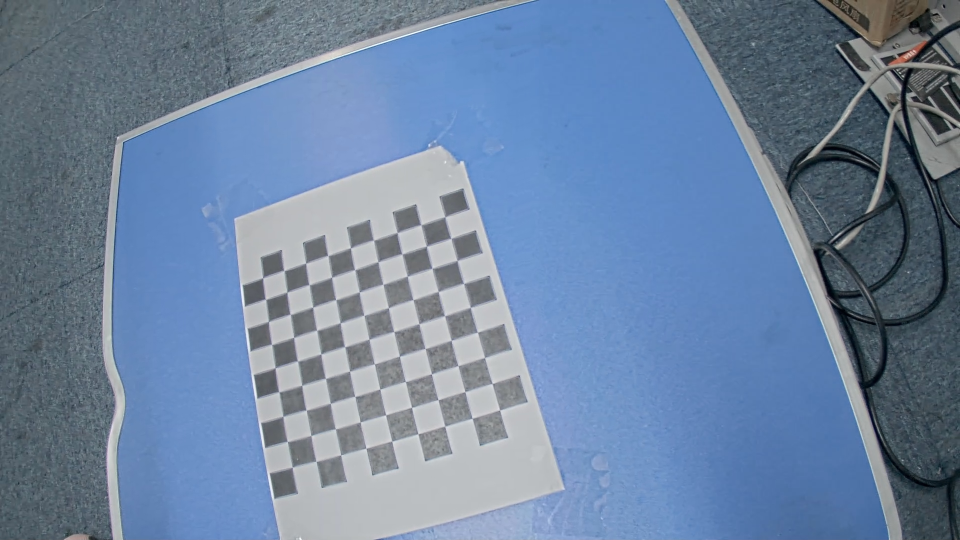
#> input picture Camera-video2/04-23camera/snapshot_2023_04_23_12_59_35.jpg, 1920 x 1080 px (shown at 1/2 size)
$ python calibrateCamera.py
#> lines starting #> are read from the running program, lines starting #| are printed output that depends on the picture; after the words box and inside, x2 and y2 are one past the last pixel; in counts of white or black regions, pixels touching at a corner belong together

# 运行程序获取内参
# https://blog.csdn.net/qq_51116518/article/details/126065796
import cv2
import numpy as np
import glob

# 找棋盘格角点
# 设置寻找亚像素角点的参数，采用的停止准则是最大循环次数30和最大误差容限0.001
criteria = (cv2.TERM_CRITERIA_EPS + cv2.TERM_CRITERIA_MAX_ITER, 30, 0.001) # 阈值

#棋盘格模板规格
w = 9   # 10 - 1
h = 9   # 10  - 1

# 世界坐标系中的棋盘格点,例如(0,0,0), (1,0,0), (2,0,0) ....,(8,5,0)，去掉Z坐标，记为二维矩阵
objp = np.zeros((w*h,3), np.float32)
objp[:,:2] = np.mgrid[0:w,0:h].T.reshape(-1,2)
objp = objp*18.1  # 18.1 mm

# 储存棋盘格角点的世界坐标和图像坐标对
objpoints = [] # 在世界坐标系中的三维点
imgpoints = [] # 在图像平面的二维点
#加载pic文件夹下所有的jpg图像
images = glob.glob('04-23camera/*.jpg')  #   拍摄的十几张棋盘图片所在目录

i=0
for fname in images:

    img = cv2.imread(fname)
#> img is the input picture: shape (1080, 1920, 3); mean B, G, R 160.3, 131.3, 109
    # 获取画面中心点
    #获取图像的长宽
    h1, w1 = img.shape[0], img.shape[1]
#> h1 = 1080; w1 = 1920
    gray = cv2.cvtColor(img,cv2.COLOR_BGR2GRAY)
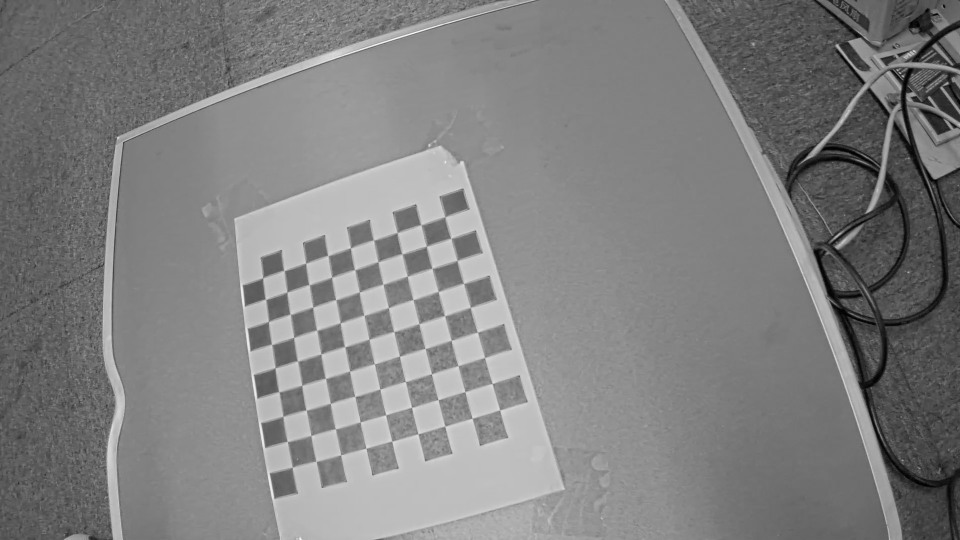
#> gray: shape (1080, 1920) (shown at 1/2 size); min 0, max 254, mean 127.9
    u, v = img.shape[:2]
#> u = 1080; v = 1920
    # 找到棋盘格角点
    ret, corners = cv2.findChessboardCorners(gray, (w,h),None)
#> ret = True; corners = 81 rows, first 8: [890.3, 433.9], [902.3, 476.8], [914.6, 521.5], [927.7, 567.4], [940.8, 615.1], [955.3, 664.7], [969.2, 715.8], [984.8, 767.5]
    # 如果找到足够点对，将其存储起来
    if ret == True:
        print("i:", i)
        i = i+1
        # 在原角点的基础上寻找亚像素角点
        cv2.cornerSubPix(gray,corners,(11,11),(-1,-1),criteria)
        #追加进入世界三维点和平面二维点中
        objpoints.append(objp)
        imgpoints.append(corners)
        # 将角点在图像上显示
        cv2.drawChessboardCorners(img, (w,h), corners, ret)
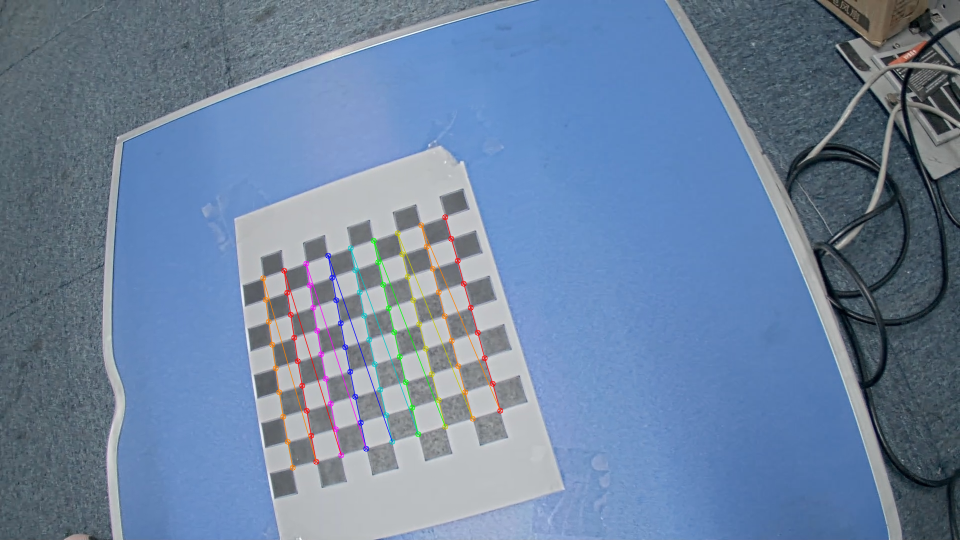
#> img: shape (1080, 1920, 3) (shown at 1/2 size); 1.24% of pixels changed, all inside (x1, y1, x2, y2) = (520, 428, 1007, 942)
        cv2.namedWindow('findCorners', cv2.WINDOW_NORMAL)
        cv2.resizeWindow('findCorners', 640, 480)
        cv2.imshow('findCorners',img)
        cv2.waitKey(0)
#> pass 2 of the loop `for fname in images:`:
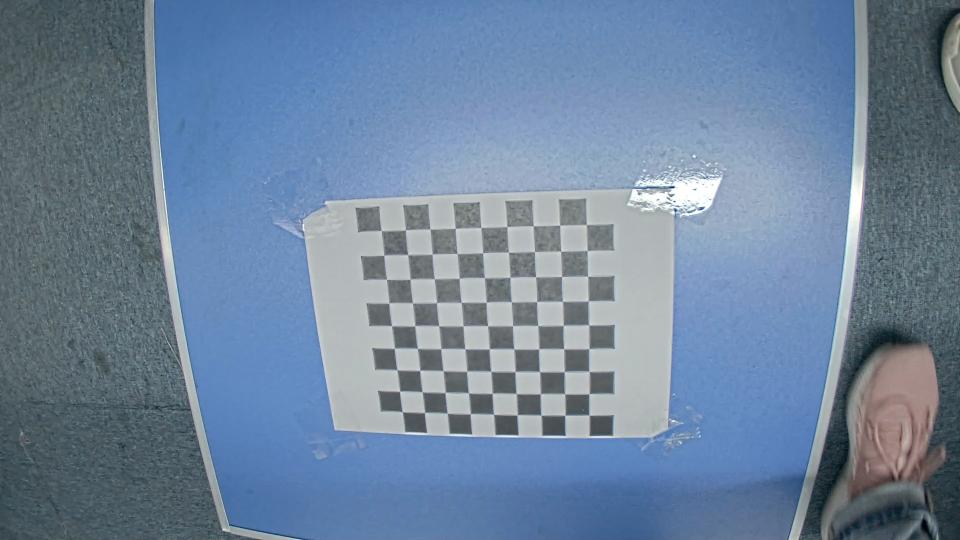
#> input picture Camera-video2/04-23camera/snapshot_2023_04_23_12_59_59.jpg, 1920 x 1080 px (shown at 1/2 size)
#> img is the input picture: shape (1080, 1920, 3); mean B, G, R 156.4, 131.4, 109.6
#> `gray = cv2.cvtColor(img,cv2.COLOR_BGR2GRAY)`:
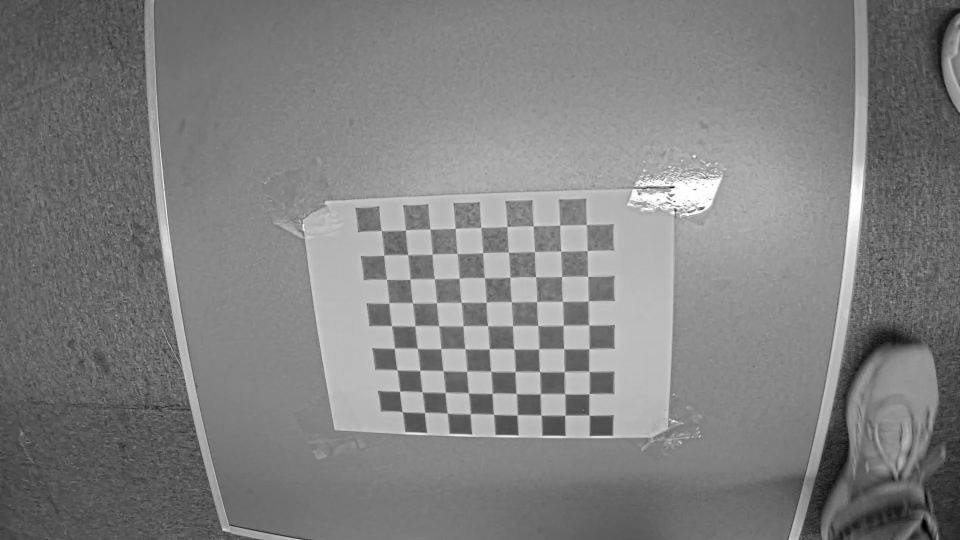
#> gray: shape (1080, 1920) (shown at 1/2 size); min 1, max 255, mean 127.7
#> corners = 81 rows, first 8: [762.8, 461.9], [811.1, 460], [859.9, 458.2], [910.2, 457.4], [962, 455.4], [1013.9, 454], [1066.6, 452.3], [1119.3, 451.2]
#> `cv2.drawChessboardCorners(img, (w,h), corners, ret)`:
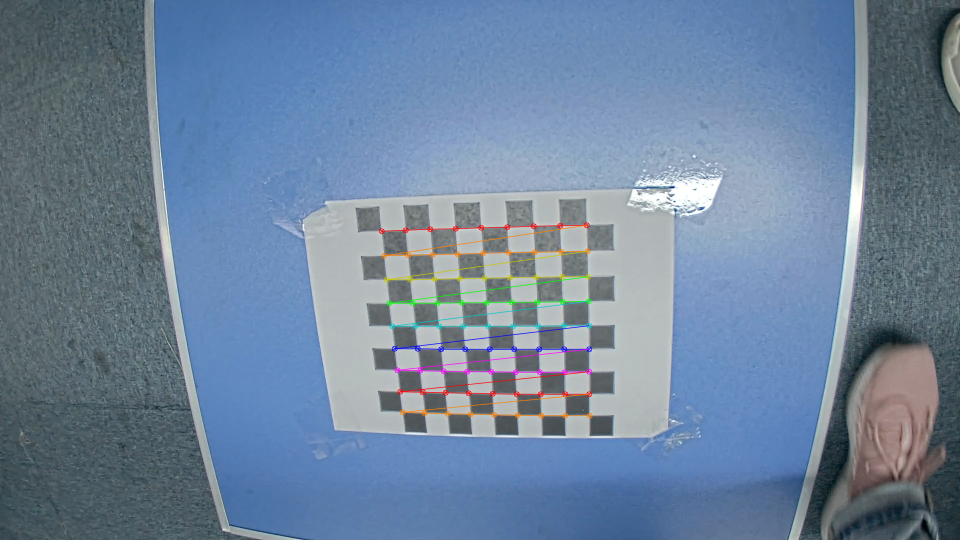
#> img: shape (1080, 1920, 3) (shown at 1/2 size); 1.27% of pixels changed, all inside (x1, y1, x2, y2) = (757, 444, 1186, 838)
#> pass 3 of the loop `for fname in images:`:
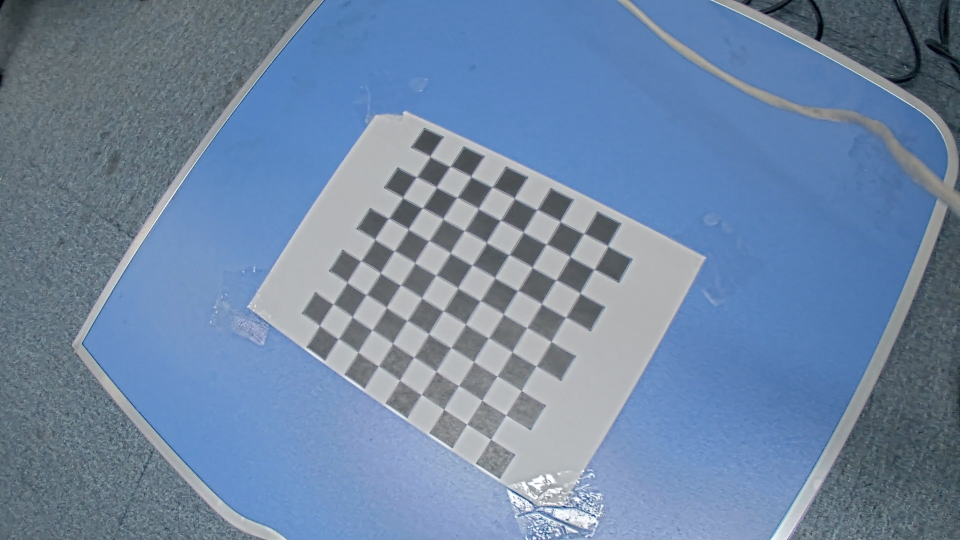
#> input picture Camera-video2/04-23camera/snapshot_2023_04_23_13_00_11.jpg, 1920 x 1080 px (shown at 1/2 size)
#> img is the input picture: shape (1080, 1920, 3); mean B, G, R 163.4, 134.3, 111.3
#> `gray = cv2.cvtColor(img,cv2.COLOR_BGR2GRAY)`:
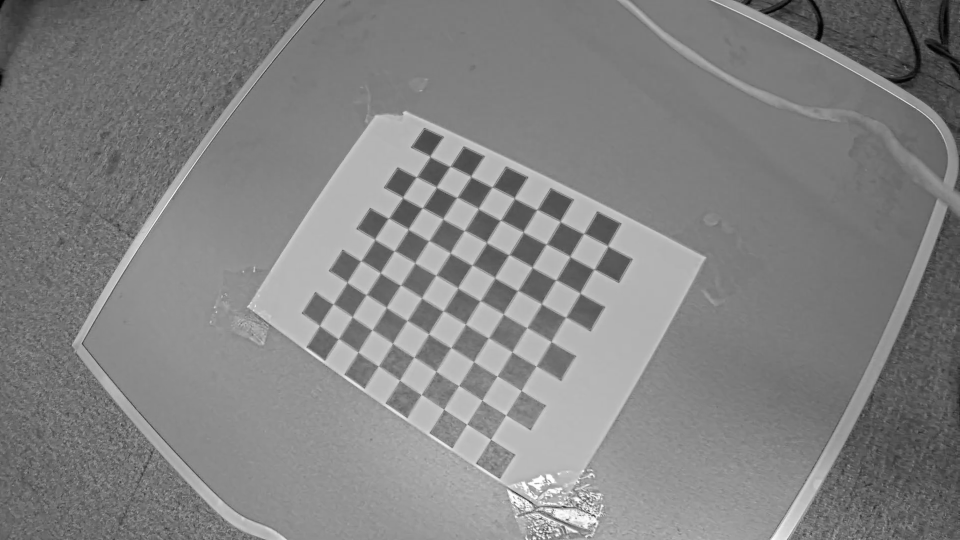
#> gray: shape (1080, 1920) (shown at 1/2 size); min 0, max 255, mean 130.7
#> corners = 81 rows, first 8: [859.8, 313.1], [900.5, 333.3], [942.7, 355.2], [983.3, 374.9], [1028.5, 395.6], [1073.5, 419.8], [1120.2, 442.1], [1166.6, 468]
#> `cv2.drawChessboardCorners(img, (w,h), corners, ret)`:
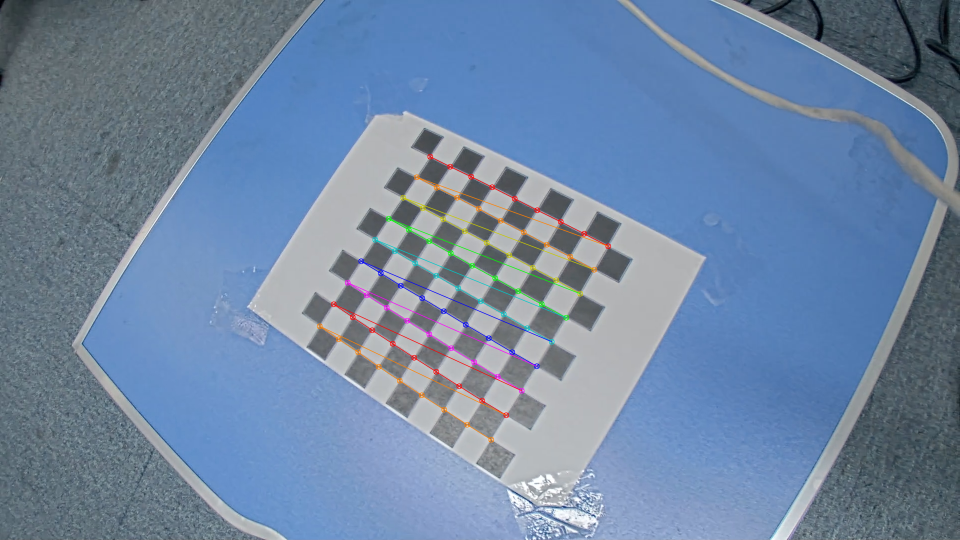
#> img: shape (1080, 1920, 3) (shown at 1/2 size); 1.21% of pixels changed, all inside (x1, y1, x2, y2) = (633, 307, 1223, 886)
#> the loop made 4 passes; the first 3 are shown
cv2.destroyAllWindows()
#%% 标定
print('正在计算')
#标定
ret, mtx, dist, rvecs, tvecs = \
    cv2.calibrateCamera(objpoints, imgpoints, gray.shape[::-1], None, None)

print("ret:",ret  )
print("mtx:\n",mtx)      # 内参数矩阵
print("dist畸变值:\n",dist   )   # 畸变系数   distortion cofficients = (k_1,k_2,p_1,p_2,k_3)
print("rvecs旋转（向量）外参:\n",rvecs)   # 旋转向量  # 外参数
print("tvecs平移（向量）外参:\n",tvecs  )  # 平移向量  # 外参数
newcameramtx, roi = cv2.getOptimalNewCameraMatrix(mtx, dist, (u, v), 0, (u, v))
print('newcameramtx外参',newcameramtx)


#打开摄像机
camera=cv2.VideoCapture(0)
while True:
    (grabbed,frame)=camera.read()
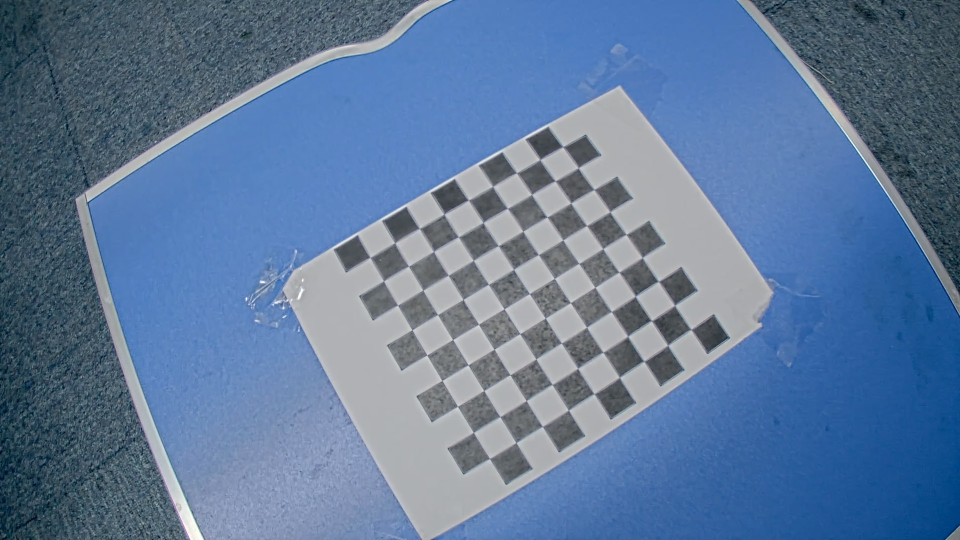
#> input picture Camera-video2/04-23camera/snapshot_2023_04_23_13_00_35.jpg, 1920 x 1080 px, given in place of the camera (shown at 1/2 size)
#> frame is the input picture: shape (1080, 1920, 3); mean B, G, R 154.4, 120.8, 94.6
    h1, w1 = frame.shape[:2]
    newcameramtx, roi = cv2.getOptimalNewCameraMatrix(mtx, dist, (u, v), 0, (u, v))
    # 纠正畸变
    dst1 = cv2.undistort(frame, mtx, dist, None, newcameramtx)
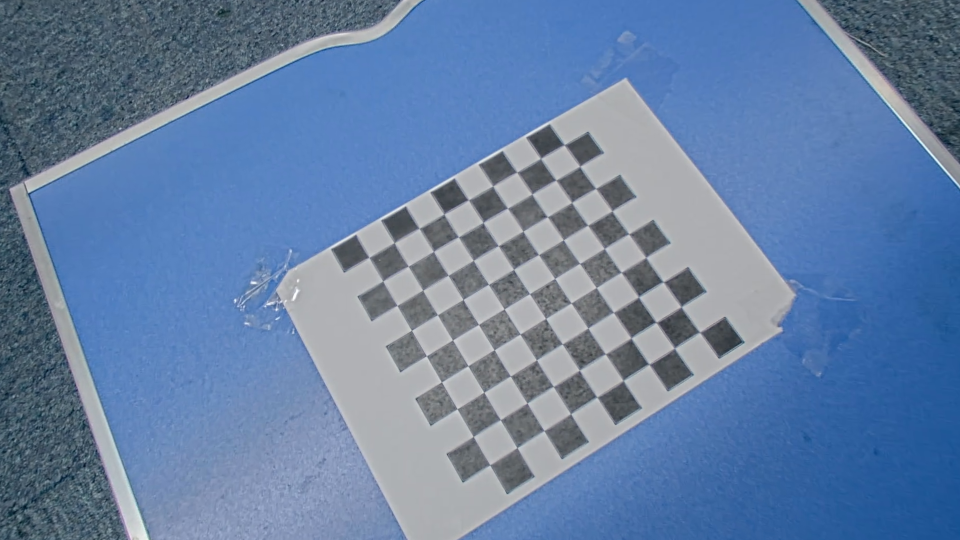
#> dst1: shape (1080, 1920, 3) (shown at 1/2 size); mean B, G, R 164.2, 128.1, 101.9
    #dst2 = cv2.undistort(frame, mtx, dist, None, newcameramtx)
    mapx,mapy=cv2.initUndistortRectifyMap(mtx,dist,None,newcameramtx,(w1,h1),5)
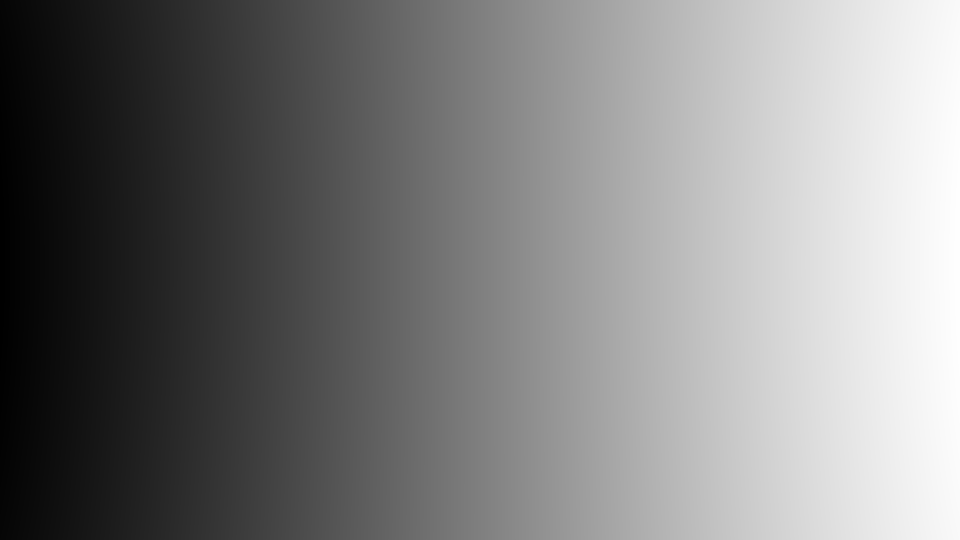
#> mapx: shape (1080, 1920) float32 (shown at 1/2 size); min 136.3, max 1782.1, mean 959.5; drawn with min black and max white
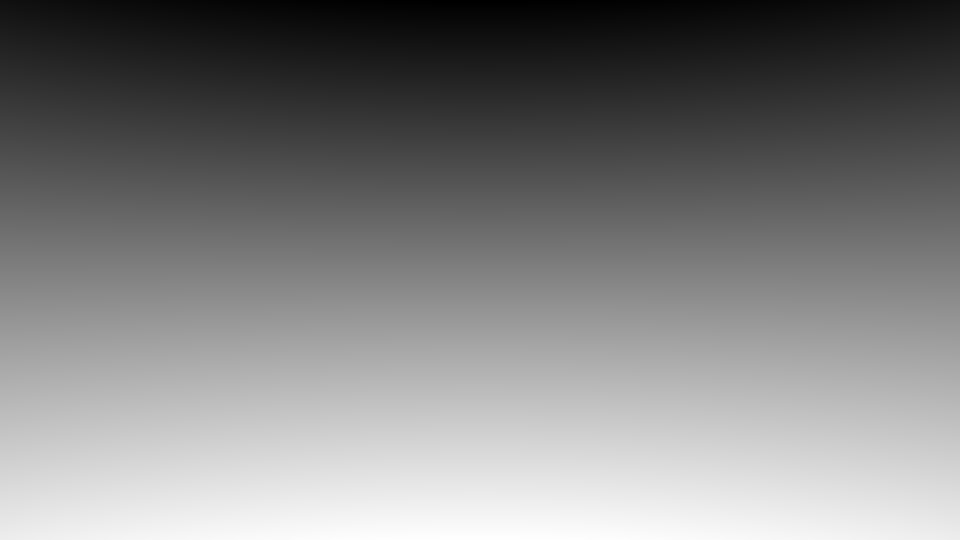
#> mapy: shape (1080, 1920) float32 (shown at 1/2 size); min 26.7, max 1048, mean 538.1; drawn with min black and max white
    dst2=cv2.remap(frame,mapx,mapy,cv2.INTER_LINEAR)
    # 裁剪图像，输出纠正畸变以后的图片
    x, y, w1, h1 = roi
    dst1 = dst1[y:y + h1, x:x + w1]
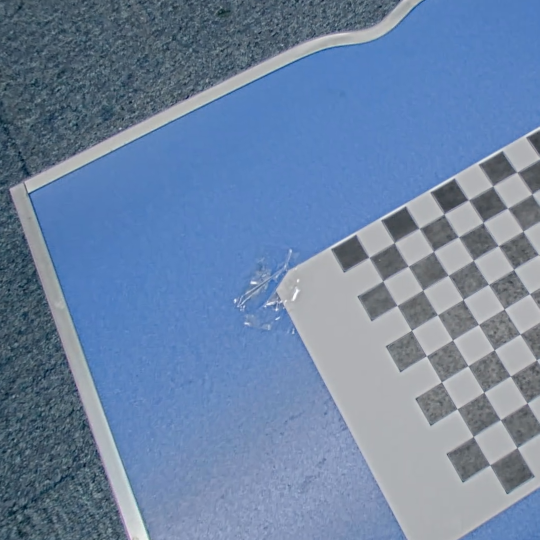
#> dst1: shape (1080, 1079, 3) (shown at 1/2 size); mean B, G, R 163.9, 132.2, 108.9

    #cv2.imshow('frame',dst2)
    #cv2.imshow('dst1',dst1)
    cv2.imshow('dst2', dst2)
    if cv2.waitKey(1) & 0xFF == ord('q'):  # 按q保存一张图片
#> (key q is pressed here)
        cv2.imwrite("../u4/frame.jpg", dst1)
        break

camera.release()
cv2.destroyAllWindows()
